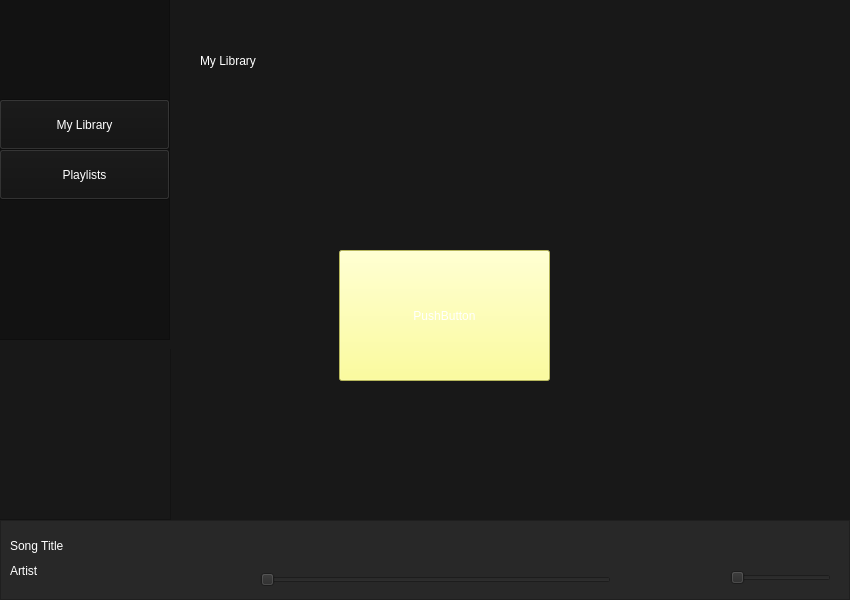
<?xml version="1.0" encoding="UTF-8"?>
<ui version="4.0">
 <class>MainWindow</class>
 <widget class="QMainWindow" name="MainWindow">
  <property name="geometry">
   <rect>
    <x>0</x>
    <y>0</y>
    <width>850</width>
    <height>600</height>
   </rect>
  </property>
  <property name="windowTitle">
   <string>MainWindow</string>
  </property>
  <property name="styleSheet">
   <string notr="true">background-color: rgb(24, 24, 24);</string>
  </property>
  <widget class="QWidget" name="centralwidget">
   <widget class="QStackedWidget" name="frame">
    <property name="geometry">
     <rect>
      <x>170</x>
      <y>0</y>
      <width>681</width>
      <height>521</height>
     </rect>
    </property>
    <property name="styleSheet">
     <string notr="true">background-color: rgb(24, 24, 24);</string>
    </property>
    <property name="currentIndex">
     <number>0</number>
    </property>
    <widget class="QWidget" name="page">
     <widget class="QLabel" name="libraryTitle">
      <property name="geometry">
       <rect>
        <x>30</x>
        <y>30</y>
        <width>351</width>
        <height>61</height>
       </rect>
      </property>
      <property name="styleSheet">
       <string notr="true">font: 75 italic 14pt &quot;Arial&quot;;
color:white;</string>
      </property>
      <property name="text">
       <string>My Library</string>
      </property>
     </widget>
     <widget class="QPushButton" name="pushButton">
      <property name="geometry">
       <rect>
        <x>169</x>
        <y>250</y>
        <width>211</width>
        <height>131</height>
       </rect>
      </property>
      <property name="styleSheet">
       <string notr="true">color:white;
background-color: rgb(255, 255, 127);</string>
      </property>
      <property name="text">
       <string>PushButton</string>
      </property>
     </widget>
    </widget>
    <widget class="QWidget" name="page_2">
     <widget class="QLabel" name="playlistsTitle">
      <property name="geometry">
       <rect>
        <x>30</x>
        <y>40</y>
        <width>351</width>
        <height>61</height>
       </rect>
      </property>
      <property name="styleSheet">
       <string notr="true">font: 75 italic 14pt &quot;Arial&quot;;
color:white;</string>
      </property>
      <property name="text">
       <string>Playlists</string>
      </property>
     </widget>
    </widget>
   </widget>
   <widget class="QFrame" name="playerBar">
    <property name="geometry">
     <rect>
      <x>0</x>
      <y>520</y>
      <width>850</width>
      <height>80</height>
     </rect>
    </property>
    <property name="styleSheet">
     <string notr="true">background-color: rgb(40, 40, 40);
</string>
    </property>
    <property name="frameShape">
     <enum>QFrame::StyledPanel</enum>
    </property>
    <property name="frameShadow">
     <enum>QFrame::Raised</enum>
    </property>
    <widget class="QPushButton" name="playBtn">
     <property name="geometry">
      <rect>
       <x>420</x>
       <y>10</y>
       <width>25</width>
       <height>25</height>
      </rect>
     </property>
     <property name="styleSheet">
      <string notr="true">
background-color: transparent;
border-image: url(:/img/imgPlay.png);
background: none;
border: none;
background-repeat: none;

</string>
     </property>
     <property name="text">
      <string/>
     </property>
     <property name="autoDefault">
      <bool>false</bool>
     </property>
    </widget>
    <widget class="QLabel" name="songNameTxt">
     <property name="geometry">
      <rect>
       <x>10</x>
       <y>10</y>
       <width>211</width>
       <height>31</height>
      </rect>
     </property>
     <property name="styleSheet">
      <string notr="true">
font: 75 12pt &quot;Arial&quot;;
color: white;</string>
     </property>
     <property name="text">
      <string>Song Title</string>
     </property>
    </widget>
    <widget class="QLabel" name="artistNameTxt">
     <property name="geometry">
      <rect>
       <x>10</x>
       <y>40</y>
       <width>171</width>
       <height>21</height>
      </rect>
     </property>
     <property name="styleSheet">
      <string notr="true">font: 10pt &quot;Arial&quot;;
color: white;</string>
     </property>
     <property name="text">
      <string>Artist</string>
     </property>
    </widget>
    <widget class="QPushButton" name="nextSongBtn">
     <property name="geometry">
      <rect>
       <x>490</x>
       <y>12</y>
       <width>20</width>
       <height>20</height>
      </rect>
     </property>
     <property name="styleSheet">
      <string notr="true">background-color: transparent;
border-image: url(:/img/imgNextSong.png);
background: none;
border: none;
background-repeat: none;
</string>
     </property>
     <property name="text">
      <string/>
     </property>
     <property name="autoDefault">
      <bool>false</bool>
     </property>
    </widget>
    <widget class="QPushButton" name="prevSongBtn">
     <property name="geometry">
      <rect>
       <x>350</x>
       <y>12</y>
       <width>20</width>
       <height>20</height>
      </rect>
     </property>
     <property name="styleSheet">
      <string notr="true">background-color: transparent;
border-image: url(:/img/imgPrevSong.png);
background: none;
border: none;
background-repeat: none;
</string>
     </property>
     <property name="text">
      <string/>
     </property>
     <property name="autoDefault">
      <bool>false</bool>
     </property>
    </widget>
    <widget class="QSlider" name="songSlider">
     <property name="geometry">
      <rect>
       <x>260</x>
       <y>50</y>
       <width>351</width>
       <height>20</height>
      </rect>
     </property>
     <property name="styleSheet">
      <string notr="true"/>
     </property>
     <property name="orientation">
      <enum>Qt::Horizontal</enum>
     </property>
    </widget>
    <widget class="QPushButton" name="volumeBtn">
     <property name="geometry">
      <rect>
       <x>700</x>
       <y>50</y>
       <width>17</width>
       <height>17</height>
      </rect>
     </property>
     <property name="styleSheet">
      <string notr="true">background-color: transparent;
border-image: url(:/img/imgVolume.png);
background: none;
border: none;
background-repeat: none;</string>
     </property>
     <property name="text">
      <string/>
     </property>
    </widget>
    <widget class="QSlider" name="volumeSlider">
     <property name="geometry">
      <rect>
       <x>730</x>
       <y>50</y>
       <width>101</width>
       <height>16</height>
      </rect>
     </property>
     <property name="orientation">
      <enum>Qt::Horizontal</enum>
     </property>
    </widget>
   </widget>
   <widget class="QFrame" name="menu">
    <property name="geometry">
     <rect>
      <x>-1</x>
      <y>-1</y>
      <width>171</width>
      <height>341</height>
     </rect>
    </property>
    <property name="styleSheet">
     <string notr="true">background-color: rgb(18, 18, 18);</string>
    </property>
    <property name="frameShape">
     <enum>QFrame::StyledPanel</enum>
    </property>
    <property name="frameShadow">
     <enum>QFrame::Raised</enum>
    </property>
    <widget class="QPushButton" name="playlistsBtn">
     <property name="geometry">
      <rect>
       <x>0</x>
       <y>150</y>
       <width>171</width>
       <height>51</height>
      </rect>
     </property>
     <property name="styleSheet">
      <string notr="true">color:white;</string>
     </property>
     <property name="text">
      <string>Playlists</string>
     </property>
    </widget>
    <widget class="QPushButton" name="libraryBtn">
     <property name="geometry">
      <rect>
       <x>0</x>
       <y>100</y>
       <width>171</width>
       <height>51</height>
      </rect>
     </property>
     <property name="styleSheet">
      <string notr="true">color:white;</string>
     </property>
     <property name="text">
      <string>My Library</string>
     </property>
    </widget>
   </widget>
   <widget class="QFrame" name="frame_2">
    <property name="geometry">
     <rect>
      <x>0</x>
      <y>349</y>
      <width>171</width>
      <height>171</height>
     </rect>
    </property>
    <property name="frameShape">
     <enum>QFrame::StyledPanel</enum>
    </property>
    <property name="frameShadow">
     <enum>QFrame::Raised</enum>
    </property>
    <widget class="QLabel" name="albumImg">
     <property name="geometry">
      <rect>
       <x>0</x>
       <y>0</y>
       <width>170</width>
       <height>170</height>
      </rect>
     </property>
     <property name="styleSheet">
      <string notr="true">image: url(:/img/imgAlbum.png);</string>
     </property>
     <property name="text">
      <string/>
     </property>
    </widget>
   </widget>
  </widget>
 </widget>
 <resources/>
 <connections/>
</ui>
